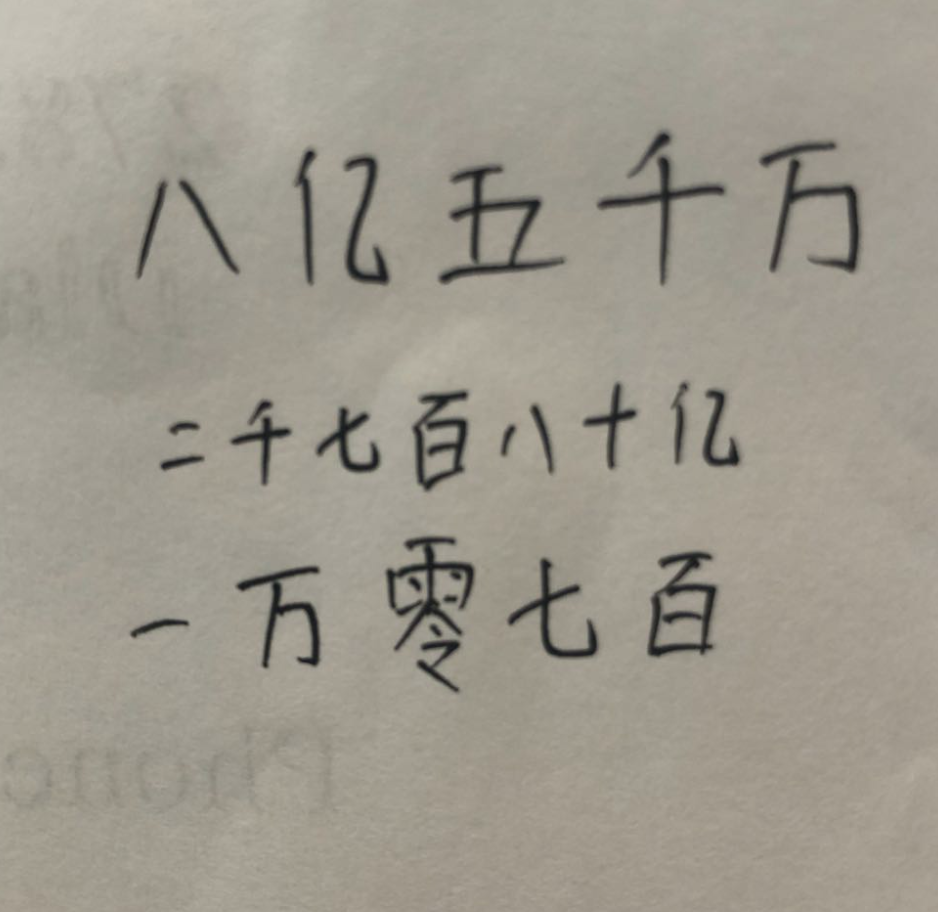
#> input picture pictures/pic5.png, 938 x 912 px
$ jupyter execute character_segmentation.ipynb   (older library calls are emulated)
#> lines starting #> are read from the running program, lines starting #| are printed output that depends on the picture; after the words box and inside, x2 and y2 are one past the last pixel; in counts of white or black regions, pixels touching at a corner belong together; long printed decimals are rounded
[cell 1]
import cv2
import numpy as np
import matplotlib.pyplot as plt
import os

np.set_printoptions(threshold=2**31-1)


# ------------------Functions------------------#

# [30 lines left out: functions showimages, closewindows, not called in this run]


def line_array(array):
    list_x_upper = []
    list_x_lower = []
    for y in range(5, len(array) - 5):
        s_a, s_p = strtline(y, array)
        e_a, e_p = endline(y, array)
        if s_a >= 7 and s_p >= 5:
            list_x_upper.append(y)
        # bin_img[y][:] = 255
        if e_a >= 5 and e_p >= 7:
            list_x_lower.append(y)
        # bin_img[y][:] = 255
    return list_x_upper, list_x_lower


def strtline(y, array):
    count_ahead = 0
    count_prev = 0
    for i in array[y:y + 10]:
        if i > 3:
            count_ahead += 1
    for i in array[y - 10:y]:
        if i == 0:
            count_prev += 1
    return count_ahead, count_prev


def endline(y, array):
    count_ahead = 0
    count_prev = 0
    for i in array[y:y + 10]:
        if i == 0:
            count_ahead += 1
    for i in array[y - 10:y]:
        if i > 3:
            count_prev += 1
    return count_ahead, count_prev


def endline_word(y, array, a):
    count_ahead = 0
    count_prev = 0
    for i in array[y:y + 2 * a]:
        if i < 2:
            count_ahead += 1
    for i in array[y - a:y]:
        if i > 2:
            count_prev += 1
    return count_prev, count_ahead


def end_line_array(array, a):
    list_endlines = []
    for y in range(len(array)):
        e_p, e_a = endline_word(y, array, a)
        # print(e_p, e_a)
        if e_a >= int(1.5 * a) and e_p >= int(0.7 * a):
            list_endlines.append(y)
    return list_endlines


def refine_endword(array):
    refine_list = []
    for y in range(len(array) - 1):
        if array[y] + 1 < array[y + 1]:
            refine_list.append(array[y])
    refine_list.append(array[-1])
    return refine_list


def refine_array(array_upper, array_lower):
    upperlines = []
    lowerlines = []
    for y in range(len(array_upper) - 1):
        if array_upper[y] + 5 < array_upper[y + 1]:
            upperlines.append(array_upper[y] - 10)
    for y in range(len(array_lower) - 1):
        if array_lower[y] + 5 < array_lower[y + 1]:
            lowerlines.append(array_lower[y] + 10)

    upperlines.append(array_upper[-1] - 10)
    lowerlines.append(array_lower[-1] + 10)

    return upperlines, lowerlines


def letter_width(contours):
    letter_width_sum = 0
    count = 0
    for cnt in contours:
        if cv2.contourArea(cnt) > 20:
            x, y, w, h = cv2.boundingRect(cnt)
            letter_width_sum += w
            count += 1

    return letter_width_sum / count


def end_wrd_dtct(lines, i, bin_img, mean_lttr_width):
    count_y = np.zeros(shape=width)
    for x in range(width):
        for y in range(lines[i][0], lines[i][1]):
            if bin_img[y][x] == 255:
                count_y[x] += 1
    end_lines = end_line_array(count_y, int(mean_lttr_width))
    # print(end_lines)
    endlines = refine_endword(end_lines)
    for x in endlines:
        final_thr[lines[i][0]:lines[i][1], x] = 255
    return endlines


def letter_seg(lines_img, x_lines, i):
    copy_img = lines_img[i].copy()
    x_linescopy = x_lines[i].copy()

    letter_img = []
    letter_k = []

    contours, hierarchy = cv2.findContours(copy_img, cv2.RETR_EXTERNAL, cv2.CHAIN_APPROX_SIMPLE)
    for cnt in contours:
        if cv2.contourArea(cnt) > 50:
            x, y, w, h = cv2.boundingRect(cnt)
            # letter_img.append(lines_img[i][y:y+h, x:x+w])
            letter_k.append((x, y, w, h))

    letter = sorted(letter_k, key=lambda student: student[0])
    # print(letter)

    word = 1
    letter_index = 0
    for e in range(len(letter)):
        if (letter[e][0] < x_linescopy[0]):
            letter_index += 1
            letter_img_tmp = lines_img[i][letter[e][1] - 5:letter[e][1] + letter[e][3] + 5,
                             letter[e][0] - 5:letter[e][0] + letter[e][2] + 5]
            letter_img = cv2.resize(letter_img_tmp, dsize=(28, 28), interpolation=cv2.INTER_AREA)
            cv2.imwrite('./segmented_img/img1/' + str(i + 1) + '_' + str(word) + '_' + str(letter_index) + '.jpg',
                        255 - letter_img)
        else:
            x_linescopy.pop(0)
            word += 1
            letter_index = 1
            letter_img_tmp = lines_img[i][letter[e][1] - 5:letter[e][1] + letter[e][3] + 5,
                             letter[e][0] - 5:letter[e][0] + letter[e][2] + 5]
            letter_img = cv2.resize(letter_img_tmp, dsize=(28, 28), interpolation=cv2.INTER_AREA)
            cv2.imwrite('./segmented_img/img1/' + str(i + 1) + '_' + str(word) + '_' + str(letter_index) + '.jpg',
                        255 - letter_img)
        # print(letter[e][0],x_linescopy[0], word)


# ------------------/Functions-----------------#


# -------------Thresholding Image--------------#


print("\n........Program Initiated.......\n")
src_img = cv2.imread('pictures/pic5.png', 1)
#> src_img is the input picture: shape (912, 938, 3); mean B, G, R 141.9, 153.6, 158.5
copy = src_img.copy()
height = src_img.shape[0]
width = src_img.shape[1]

print("\n Resizing Image........")
src_img = cv2.resize(copy, dsize=(1320, int(1320 * height / width)), interpolation=cv2.INTER_AREA)
#> src_img: shape (1283, 1320, 3)

height = src_img.shape[0]
width = src_img.shape[1]

print("#---------Image Info:--------#")
print("\tHeight =", height, "\n\tWidth =", width)
#| 	Height = 1283
#| 	Width = 1320
print("#----------------------------#")

grey_img = cv2.cvtColor(src_img, cv2.COLOR_BGR2GRAY)

print("Applying Adaptive Threshold with kernel :- 21 X 21")
bin_img = cv2.adaptiveThreshold(grey_img, 255, cv2.ADAPTIVE_THRESH_MEAN_C, cv2.THRESH_BINARY_INV, 21, 20)
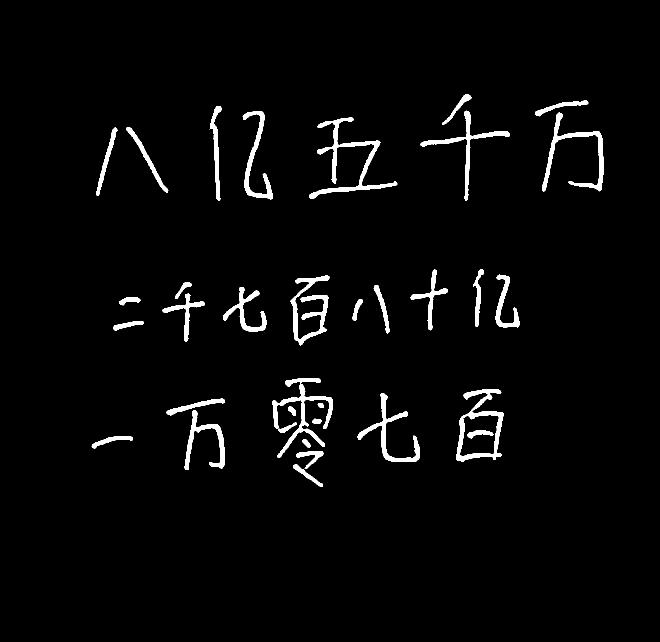
#> bin_img: shape (1283, 1320) (shown at 1/2 size); 2.8% white; 35 white regions (1 under 20 px), largest, box (x1, y1, x2, y2) and area: (619, 234, 795, 398) 4321, (544, 756, 666, 916) 3821, (912, 778, 1008, 923) 3621
bin_img1 = bin_img.copy()
bin_img2 = bin_img.copy()

kernel = cv2.getStructuringElement(cv2.MORPH_ELLIPSE, (3, 3))
kernel1 = np.array([[1, 0, 1], [0, 1, 0], [1, 0, 1]], dtype=np.uint8)
# final_thr = cv2.morphologyEx(bin_img, cv2.MORPH_OPEN, kernel)
# final_thr = cv2.dilate(bin_img,kernel1,iterations = 1)
print("Noise Removal From Image.........")
final_thr = cv2.morphologyEx(bin_img, cv2.MORPH_CLOSE, kernel)
#> final_thr: shape (1283, 1320); 2.8% white; 33 white regions (1 under 20 px), largest, box (x1, y1, x2, y2) and area: (619, 234, 795, 398) 4325, (544, 756, 666, 916) 4110, (912, 778, 1008, 923) 3633
contr_retrival = final_thr.copy()

# -------------/Thresholding Image-------------#


# -------------Line Detection------------------#
print("Beginning Character Semenation..............")
count_x = np.zeros(shape=(height))
for y in range(height):
    for x in range(width):
        if bin_img[y][x] == 255:
            count_x[y] = count_x[y] + 1
# [5 lines of commented-out code are left out]

upper_lines, lower_lines = line_array(count_x)

upperlines, lowerlines = refine_array(upper_lines, lower_lines)

# print(upperlines, lowerlines)
if len(upperlines) == len(lowerlines):
    lines = []
    for y in upperlines:
        final_thr[y][:] = 255
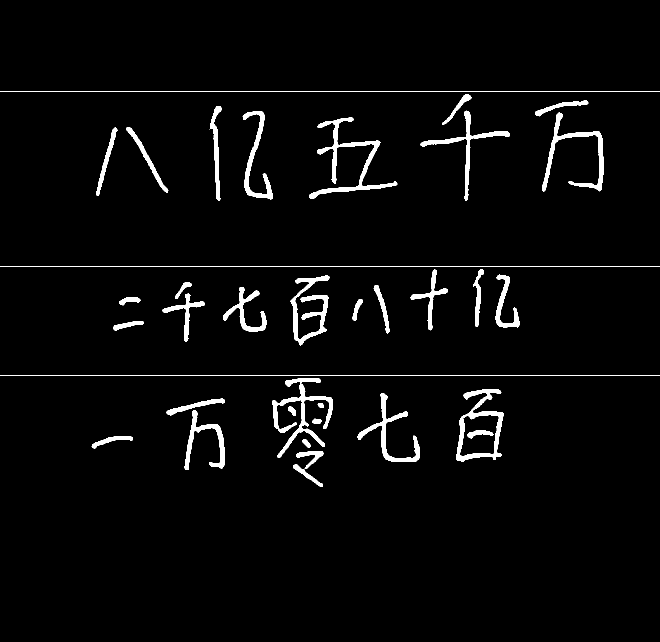
#> final_thr: shape (1283, 1320) (shown at 1/2 size); 3% white; 36 white regions (1 under 20 px), largest, box (x1, y1, x2, y2) and area: (619, 234, 795, 398) 4325, (544, 756, 666, 916) 4110, (912, 778, 1008, 923) 3633
    for y in lowerlines:
        final_thr[y][:] = 255
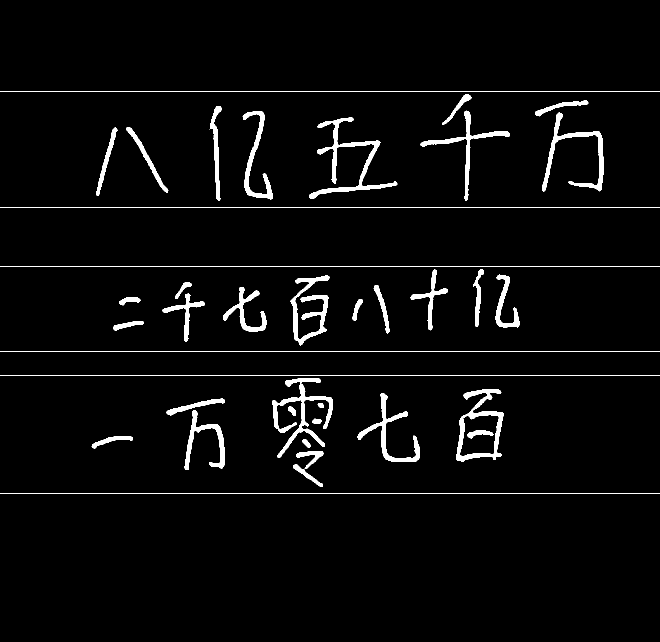
#> final_thr: shape (1283, 1320) (shown at 1/2 size); 3.3% white; 39 white regions (1 under 20 px)
    for y in range(len(upperlines)):
        lines.append((upperlines[y], lowerlines[y]))

else:
    print("Too much noise in image, unable to process.\nPlease try with another image. Ctrl-C to exit:- ")
    showimages()
    k = cv2.waitKey(0)
    while 1:
        k = cv2.waitKey(0)
        if k & 0xFF == ord('q'):
            cv2.destroyAllWindows()
            exit()

lines = np.array(lines)

no_of_lines = len(lines)

print("\nGiven Text has   # ", no_of_lines, " #   no. of lines")
#| Given Text has   #  3  #   no. of lines

lines_img = []

for i in range(no_of_lines):
    lines_img.append(bin_img2[lines[i][0]:lines[i][1], :])
#> after the loop, lines_img = 3 items

# -------------/Line Detection-----------------#


# -------------Letter Width Calculation--------#

[cell 2]
import matplotlib.pyplot as plt
plt.imshow(src_img)

[cell 3]
# contr_img, contours, hierarchy = cv2.findContours(contr_retrival, cv2.RETR_EXTERNAL, cv2.CHAIN_APPROX_SIMPLE)
contours, _ = cv2.findContours(contr_retrival, cv2.RETR_EXTERNAL, cv2.CHAIN_APPROX_SIMPLE)
#> contours = 32 contours, 1 with area under 20; largest, box (x1, y1, x2, y2) and area: (912, 778, 1008, 923) 8261, (619, 234, 795, 398) 3768, (544, 756, 666, 916) 3582, (1084, 225, 1208, 383) 2930, (581, 550, 659, 691) 2837
final_contr = np.zeros((final_thr.shape[0], final_thr.shape[1], 3), dtype=np.uint8)
cv2.drawContours(src_img, contours, -1, (0, 255, 0), 1)
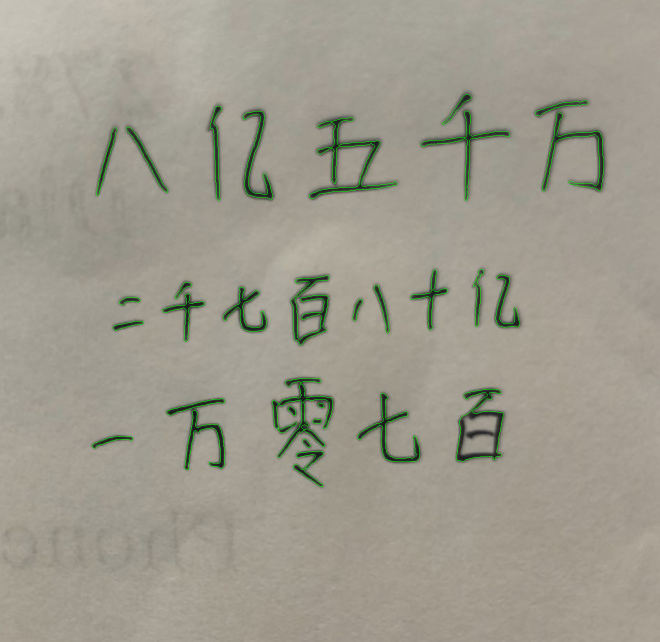
#> src_img: shape (1283, 1320, 3) (shown at 1/2 size); mean B, G, R 141.4, 154.7, 157.9

mean_lttr_width = letter_width(contours)
#> the loop in letter_width, `for cnt in contours:` made 32 passes
#> (x, y, w, h, letter_width_sum) on passes 1 to 7: (587, 902, 60, 72, 60), (605, 878, 17, 17, 77), (183, 872, 83, 25, 160), (625, 837, 18, 10, 178), (369, 820, 80, 120, 258), (576, 813, 16, 19, 274), (635, 806, 13, 10, 287)
print("\nAverage Width of Each Letter:- ", mean_lttr_width)
#| Average Width of Each Letter:-  70.548

# -------------/Letter Width Calculation-------#

# --------------Word Detection-----------------#
x_lines = []

for i in range(len(lines_img)):
    x_lines.append(end_wrd_dtct(lines, i, bin_img, mean_lttr_width))
#> this loop made 3 passes

for i in range(len(x_lines)):
    x_lines[i].append(width)

print(x_lines)
#| [[357, 1215, 1320], [1061, 1320], [1029, 1320]]
# -------------/Word Detection-----------------#

# -------------Letter Segmentation-------------#

for i in range(len(lines)):
    letter_seg(lines_img, x_lines, i)
#> this loop made 3 passes
#> pass 1, in letter_seg, `copy_img = lines_img[i].copy()`:
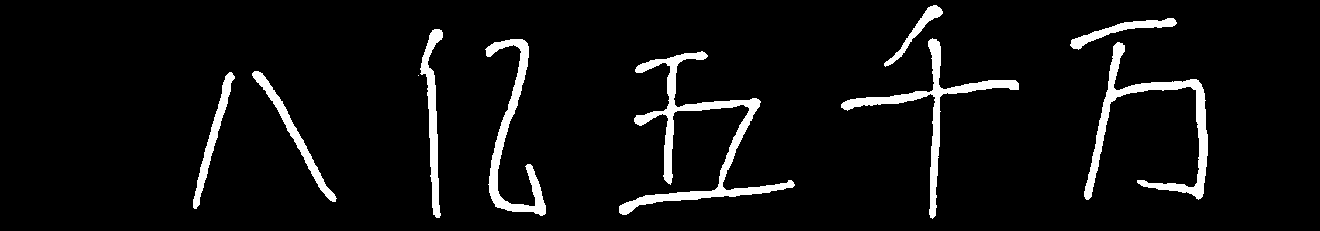
#> copy_img: shape (231, 1320); 5.9% white; 10 white regions (1 under 20 px), largest, box (x1, y1, x2, y2) and area: (619, 51, 795, 215) 4321, (1084, 42, 1208, 200) 3334, (841, 38, 1019, 219) 2681
#> pass 1, in letter_seg, `cv2.imwrite('./segmented_img/img1/' + str(i + 1) + '_' + str(word) + '..`:
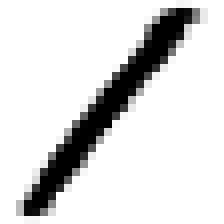
#> saved as 1_1_1.jpg: shape (28, 28) (shown 8 times larger); min 0, max 255, mean 218.8
#> pass 1, in letter_seg, `cv2.imwrite('./segmented_img/img1/' + str(i + 1) + '_' + str(word) + '..`:
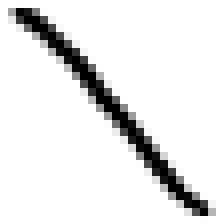
#> saved as 1_1_2.jpg: shape (28, 28) (shown 8 times larger); min 0, max 255, mean 231.4
#> pass 1, in letter_seg, `cv2.imwrite('./segmented_img/img1/' + str(i + 1) + '_' + str(word) + '..`:
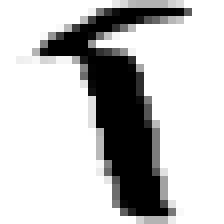
#> saved as 1_2_1.jpg: shape (28, 28) (shown 8 times larger); min 0, max 255, mean 195

# ------------\Letter Segmentation-------------#


# -------------Character segmenting------------#

chr_img = bin_img1.copy()

# contr_img, contours, hierarchy = cv2.findContours(chr_img, cv2.RETR_EXTERNAL, cv2.CHAIN_APPROX_SIMPLE)
contours, _ = cv2.findContours(chr_img, cv2.RETR_EXTERNAL, cv2.CHAIN_APPROX_SIMPLE)
# print(len(contours))
# final_contr = np.zeros((final_thr.shape[0],final_thr.shape[1],3), dtype = np.uint8)
# cv2.drawContours(src_img, contours, -1, (0,255,0), 1)

for cnt in contours:
    if cv2.contourArea(cnt) > 20:
        x, y, w, h = cv2.boundingRect(cnt)
        cv2.rectangle(src_img, (x, y), (x + w, y + h), (0, 255, 0), 2)
#> this loop made 34 passes
#> cnt on pass 25: [[418, 258]]
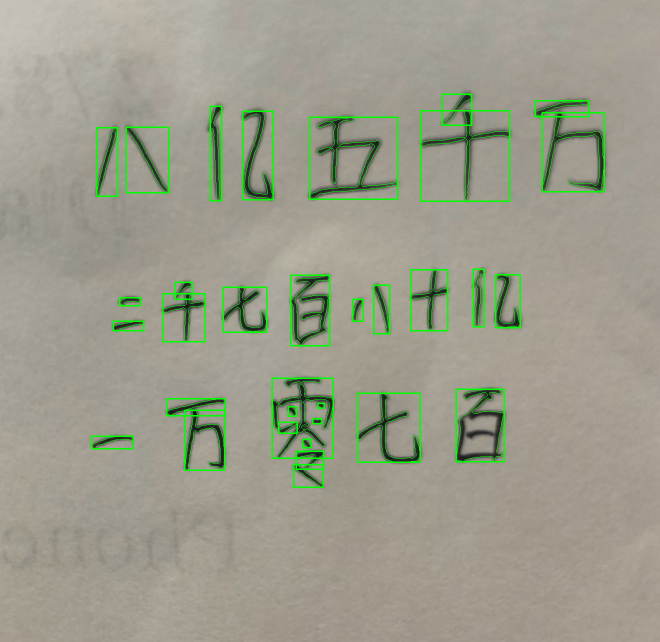
#> src_img: shape (1283, 1320, 3) (shown at 1/2 size); 1.75% of pixels changed, all inside (x1, y1, x2, y2) = (182, 187, 1210, 976)

# -------------/Character segmenting-----------#


# -------------Displaying Image----------------#

# showimages()

# -------------/Displaying Image---------------#


# -------------Closing Windows-----------------#

# closewindows()

$ run again, with pictures/pic1.png copied over pictures/pic5.png
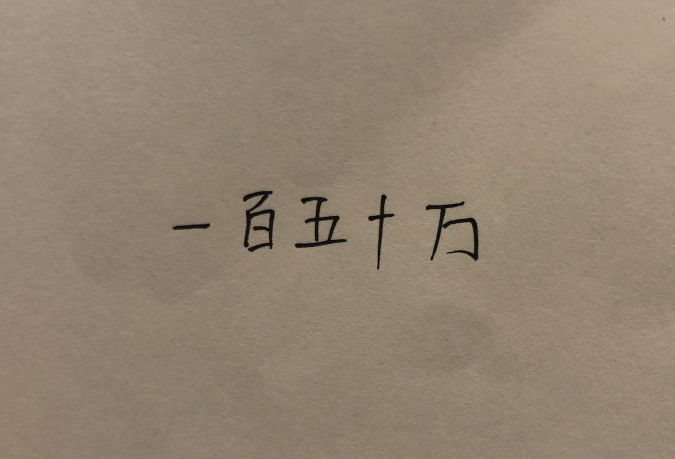
#> input picture pictures/pic1.png, 1350 x 918 px (shown at 1/2 size)
#> src_img is the input picture: shape (918, 1350, 3); mean B, G, R 113, 131.4, 145.9
#| 	Height = 897
#| 	Width = 1320
#> bin_img: shape (897, 1320); 0.79% white; 14 white regions (8 under 20 px), largest, box (x1, y1, x2, y2) and area: (475, 373, 537, 492) 2563, (576, 384, 678, 485) 2337, (866, 426, 936, 510) 1370, (720, 380, 772, 527) 1265, (832, 393, 909, 509) 1214, (337, 436, 411, 449) 547
#> after the loop `for y in lowerlines:`:
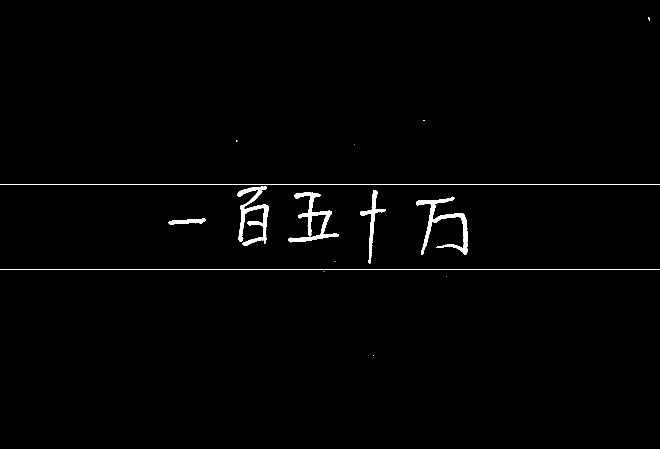
#> final_thr: shape (897, 1320) (shown at 1/2 size); 1% white; 15 white regions (8 under 20 px)
#| Given Text has   #  1  #   no. of lines
#> after the loop `for i in range(no_of_lines):`: lines_img = 1 item
#> contours = 13 contours, 8 with area under 20; largest, box (x1, y1, x2, y2) and area: (832, 393, 936, 510) 2234, (475, 373, 537, 492) 2222, (576, 384, 678, 485) 2027, (720, 380, 772, 527) 1080, (337, 436, 411, 449) 470
#> the loop in letter_width, `for cnt in contours:` made 13 passes
#> (x, y, w, h, letter_width_sum) on passes 5 to 9: (337, 436, 74, 13, 74), (832, 393, 104, 117, 178), (576, 384, 102, 101, 280), (720, 380, 52, 147, 332), (475, 373, 62, 119, 394)
#> after the loop in letter_width, `for cnt in contours:`: count = 5; letter_width_sum = 394
#> mean_lttr_width = 78.8
#| Average Width of Each Letter:-  78.8
#> the loop `for i in range(len(lines_img)):` made 1 pass
#> the loop `for i in range(len(x_lines)):` made 1 pass
#| [[959, 1320]]
#> the loop `for i in range(len(lines)):` made 1 pass
#> the loop `for cnt in contours:` made 14 passes
#> cnt on passes 1, 2, 3, 4, 11, 13: [[746, 710], [747, 710]], [[892, 552]], [[647, 542], [648, 542]], [[669, 522], [670, 522]], [[709, 289]], [[846, 240], [848, 240], [849, 241], [849, 240]]
#> after the loop `for cnt in contours:`:
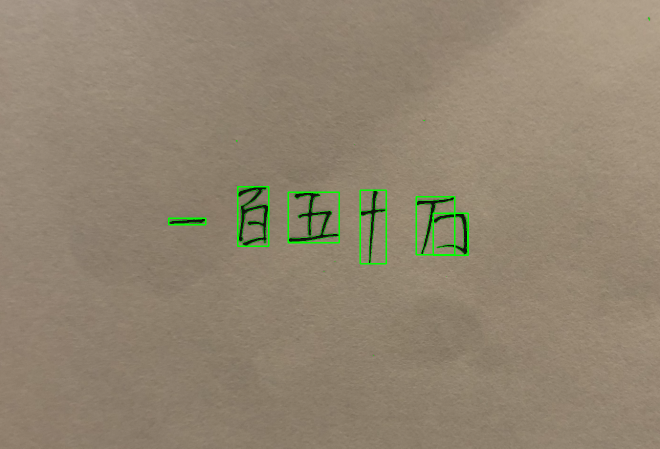
#> src_img: shape (897, 1320, 3) (shown at 1/2 size); mean B, G, R 112.4, 132.5, 145.1
